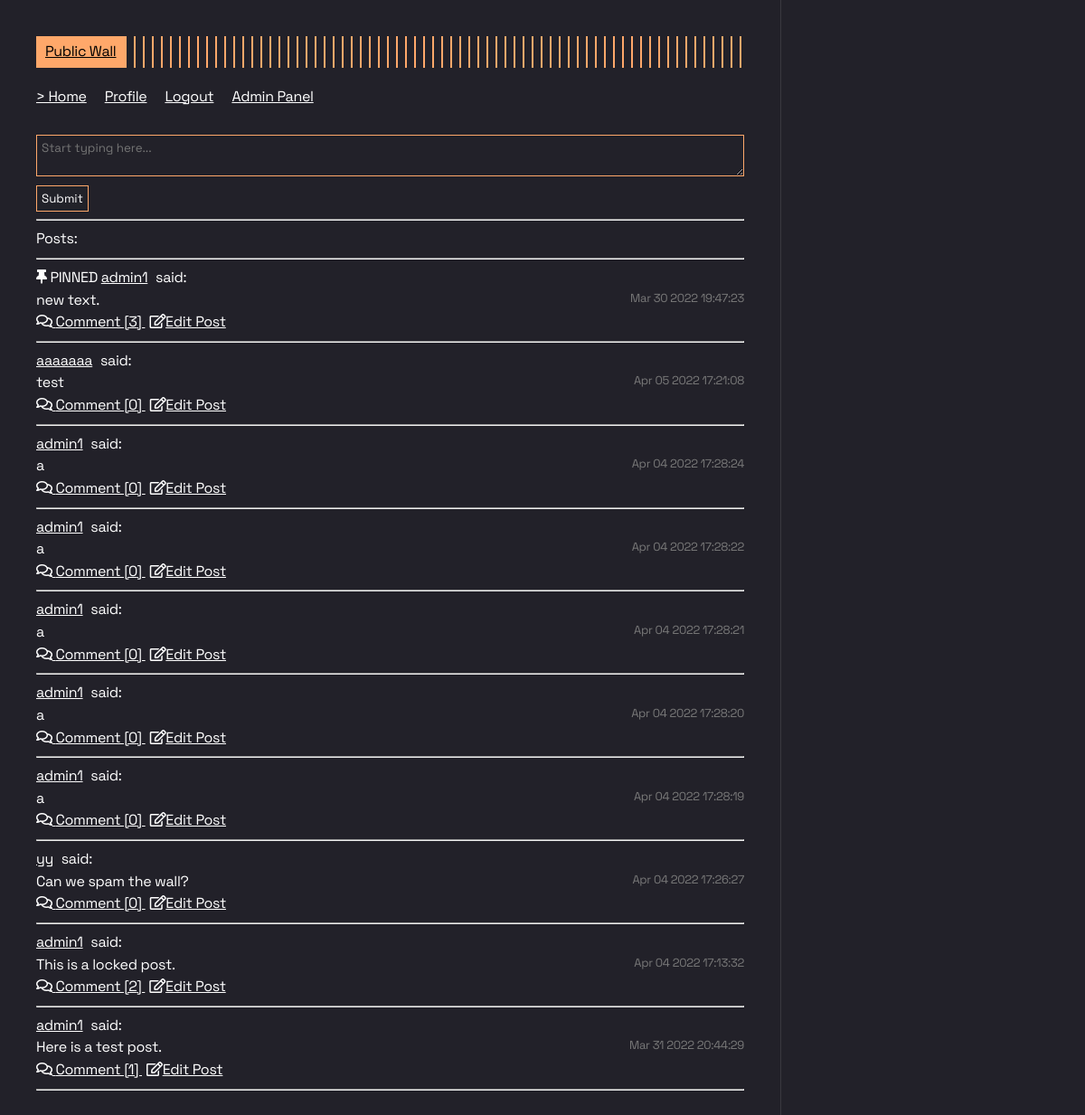
Screenshot of / (signed in) with the database file from the repository.
### publicwall/models.py (models this page shows, shortened)
class Post(models.Model):
  post_content = models.TextField(default=None)
  date = models.DateTimeField(default=None)
  user = models.IntegerField(default=None)
  pinned = models.BooleanField(default=False)
  locked = models.BooleanField(default=False)
  class Meta:
    permissions = [("post-post", "Ability to add a post. "), ("bypass-time-restriction", "can bypass time restriction"), ("edit-post", "Can use editing post modal. ")]

### publicwall/views/postingfunctions.py (the view)
# urls.py: path('', views.home),
@login_required
def home(request):
  if request.user.is_authenticated: # check if user is logged in.
    if request.user.userextra.timezone == None or (not request.user.userextra.timezone in pytz.common_timezones): # check if user does not have a timezone set.
      return redirect("/profile/?timezone=1") # redirect to the timezone setting page.
    posts = Post.objects.filter(pinned=False).order_by('-date') # gets posts and order by the date. ex. 05-12-2002, 04-12-2002, 09-24-1999
    pinned = Post.objects.filter(pinned=True).order_by('-date')
    data = []
    canaccessadmin = request.user.is_staff
    editperms = request.user.has_perm("publicwall.edit-post")
    alerts = []
    scrolltostat = False
    scrolltonum = -1
    stcs = False
    stcn = -1
    postnum = -1
    userloggedin = request.user.username
    canedituser = request.user.has_perm('publicwall.edit-user')
    if 'loggedin' in request.GET and request.GET['loggedin'] == "1":
      alerts.append(["Successfully logged in", "primary"])
    if 'scrollto' in request.GET:
      scrolltostat = True
      scrolltonum = request.GET["scrollto"]
    if 'scrolltocomm' in request.GET:
      stcn = Comment.objects.get(pk=int(request.GET['scrolltocomm'])).id
      stcs = True
      postnum = Comment.objects.get(pk=int(request.GET['scrolltocomm'])).post.id
    for i in pinned:
      timezone = pytz.timezone(request.user.userextra.timezone)
      loc = i.date.astimezone(timezone)
      dateformatted = loc.strftime("%b %d %Y %H:%M:%S")
      data.append([i.post_content, dateformatted, User.objects.get(pk=i.user).username, i.id, i.user, len(i.comment_set.all()), i.pinned])
    for i in posts:
      timezone = pytz.timezone(request.user.userextra.timezone)
      loc = i.date.astimezone(timezone)
      dateformatted = loc.strftime("%b %d %Y %H:%M:%S")
      data.append([i.post_content, dateformatted, User.objects.get(pk=i.user).username, i.id, i.user, len(i.comment_set.all()), i.pinned])
    return render(request, 'main/index.html', {
      'data': data,
      'userloggedin':userloggedin,
      'canaccessadmin': canaccessadmin,
      'alerts': alerts,
      'editperms':editperms,
      'scrolltostat':scrolltostat,
      'scrolltonum':scrolltonum,
      'stcs': stcs,
      'stcn': stcn,
      'postnum': postnum,
      'canedituser':canedituser
    })
  else:
    return redirect("/user-login/")

### templates/main/index.html (shortened to what this page needs)
{% extends "base.html" %}
{% block content %}
<link rel="stylesheet" type="text/css" href="/static/index.css"> {% if editperms == True %}
<link rel="stylesheet" type="text/css" href="/static/admincss.css"> {% endif %}
<nav class="navbar">
    <div class="container">
        <div class="navbar-inner"><div class="navbar-logo"><a class="navbar-brand" href="#">Public Wall</a></div></div>
        <div class="nav-links">
            <ul class="nav-menu">
                <li><a class="nav-item" href="/">> Home</a></li>
                <li><a class="nav-item" href="/profile">Profile</a></li>
                <li><a class="nav-item" href="/logout">Logout</a> {% if canaccessadmin == True %}</li>
                <li><a class="nav-item" href="/admin">Admin Panel</a> {% endif %}</li>
            </ul>
        </div>
    </div>
</nav>
<div class="container">
    <div class="row">
        <div class="col">
            <form id="post">
                <div class="form-group">
                    <textarea class="form-control" id="post_text" style="margin-bottom: 10px;" placeholder="Start typing here..."></textarea>
                </div>
                <div class="form-group">
                    <button class="btn btn-primary" id="submit-button" type="submit">Submit</button>
                </div>
            </form>
            <hr>{{usernames}} Posts:
            <br>
            <hr>  {% for post in data %}
            {% if post.6 == True %}
            <span class="badge badge-secondary">
                <i class="fas fa-thumbtack"></i>
                PINNED
            </span>
            {% endif %}
            <span id="postdatespan{{post.3}}"><a class="commenta" onclick="openProfile({{ post.4 }})">{{ post.2 }}</a>
                said:</span><br>
            <span class="postdate">{{ post.1 }}</span>
            <span id="posttextspan{{post.3}}">{{ post.0 }}</span>
            <br>
            <a class="commenta commenta{{post.3}}" data-id="{{ post.3 }}">
                <i class="far fa-comments"></i> Comment [{{ post.5 }}]
            </a>
            {% if editperms == True %}
            <a class="edita" data-id="{{ post.3 }}"><i class="far fa-edit"></i>Edit Post</a> {% endif %}
            <br>
            <hr> {% endfor %}
        </div>
    </div>
</div>
{% endblock content %}

### templates/base.html (shortened to what this page needs)
{% load static %}
<!DOCTYPE html>
<html lang="en">
<head>
  <link rel="stylesheet" href="{% static "css/style.css" %}">
  <link href="https://cdnjs.cloudflare.com/ajax/libs/noty/3.1.4/noty.css" rel="stylesheet">
  <link rel="stylesheet" href="https://cdnjs.cloudflare.com/ajax/libs/font-awesome/5.12.0/css/all.min.css">
  <link rel="stylesheet" href="/static/noty.css">
</head>
<body>
  <div class="overlay"></div>
  <div class="page">
    {% block content %}{% endblock content %}
  </div>
</body>
</html>

### static/css/style.css (style rules this page uses)
body,html { height:100%; }
body { margin: 0; padding: 0; font-family: "Space Grotesk"; font-size: 1rem; line-height: 1.54; letter-spacing: -.02em; background-color: rgb(34, 33, 41); color: #fff; text-rendering: optimizeLegibility; }
.navbar { display: flex; flex-direction: column; position: relative; }
.navbar-inner { display: flex; align-items: center; justify-content: space-between; }
.navbar-logo { display: flex; flex: 1; }
.navbar-logo a { flex: 0 0 auto; max-width: 100%; text-decoration: none; padding: 5px 10px; color: #000; background: #ffa86a; }
.navbar-logo:after { content: ""; background: repeating-linear-gradient(90deg,#ffa86a,#ffa86a 2px,transparent 0,transparent 10px); display: block; width: 100%; right: 10px; }
.page { display: flex; flex-direction: column; padding: 40px; max-width: 864px; min-height: 100vh; border-right: 1px solid hsla(0,0%,100%,.1); }
.nav-links { margin: 20px 0; }
.nav-menu { display: flex; flex-wrap: wrap; list-style: none; margin: 0; padding: 0; }
.nav-menu li { margin-right: 20px; margin-bottom: 10px; flex: 0 0 auto; }
.nav-menu li a { color: white!important; }
textarea, input { border: #ffa86a 1px solid; background: rgb(34,33,41); color: white; padding: 5px; font-family: "Space Grotesk"; width: 100%; max-width: 100%; display: block; }
a { color: white; cursor:pointer; text-decoration:underline!important; }
* { box-sizing: border-box }
button { padding: 5px; color: white; background-color: rgb(33,34,41); border: 1px #ffa86a solid; border-style: solid; font-family: "Space Grotesk"; }

### static/index.css (style rules this page uses)
body,html { height:100%; }
.overlay { pointer-events: none; width:100%; height:100%; position:absolute; z-index:9999999; top: 0; left: 0; right: 0; bottom: 0; }
.postdate { display:inline-block; float:right; color:#797979; top:0; font-size:13px; }

### static/admincss.css (style rules this page uses)
.commenta { margin-right:5px; }

### rows the page displays
Post: post_content "new text."
Post: post_content "test"
Post: post_content "Can we spam the wall?"
Post: post_content "This is a locked post."
Post: post_content "Here is a test post."

### other values shown
{{ post.2 }} "admin1" "aaaaaaa" "admin1" "admin1" "admin1" "admin1" "admin1" "yy" "admin1" "admin1"
{{ post.1 }} "Mar 30 2022 19:47:23" "Apr 05 2022 17:21:08" "Apr 04 2022 17:28:24" "Apr 04 2022 17:28:22" "Apr 04 2022 17:28:21" "Apr 04 2022 17:28:20" "Apr 04 2022 17:28:19" "Apr 04 2022 17:26:27" "Apr 04 2022 17:13:32" "Mar 31 2022 20:44:29"
{{ post.5 }} "3" "0" "0" "0" "0" "0" "0" "0" "2" "1"
{{ post.0 }} "a" "a" "a" "a" "a"
